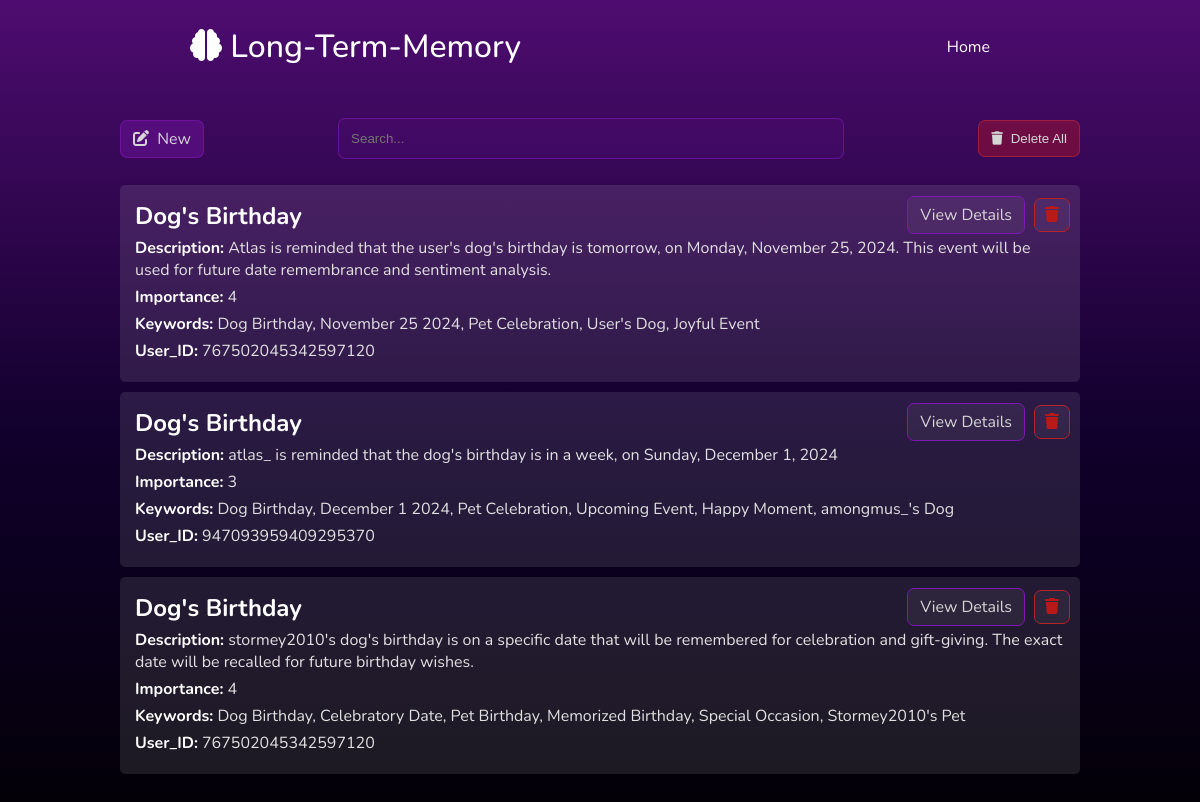
The page / on the database its author committed.
### tables this page shows
CREATE TABLE items (
            id INTEGER PRIMARY KEY AUTOINCREMENT,
            name TEXT,
            description TEXT,
            importance INTEGER,
            keywords TEXT, 
            userid TEXT
        );

### memory/db.py (the view)
@app.route('/')
def index():
    items = view_all_items()
    return render_template('index.html', items=items)

### memory/db.py (called while the page is built)
def get_db_connection():
    return sqlite3.connect('memory/long-term.db')

def view_all_items():
    with get_db_connection() as conn:
        db = conn.cursor()
        db.execute('SELECT * FROM items')
        return db.fetchall()

### memory/templates/index.html (shortened to what this page needs)
<!DOCTYPE html>
<html lang="en">
<head>
    <link rel="stylesheet" href="https://cdnjs.cloudflare.com/ajax/libs/font-awesome/6.0.0-beta3/css/all.min.css">
</head>
<body>
    <nav class="nav">
        <a href="#" class="brand">
            <i class="fa-solid fa-brain"></i> Long-Term-Memory
        </a>
        <div class="links">
            <a href="{{ url_for('index') }}">Home</a>
        </div>
    </nav>
    <div class="container">
        <div class="actions">
            <a class="main-button" href="#"><i style="margin-right:4px;" class="fa-solid fa-pen-to-square"></i> New</a>
            <input type="text" onkeyup="search()" id="search-bar" class="search-bar" placeholder="Search...">
            <button class="main-delete-button" onclick="openMassDeleteModal()"><i style="margin-right:4px;" class="fa-solid fa-trash"></i> Delete All</button>
        </div>
        <ul id="item-list-search" class="item-list">
            {% for item in items %}
            <li class="li-list-search">
                <h2>{{ item[1] }}</h2>
                <p style="color: rgb(226, 225, 225);"><strong style="color: white;">Description:</strong> {{ item[2] }}</p>
                <p style="color: rgb(226, 225, 225);"><strong style="color: white;">Importance:</strong> {{ item[3] }}</p>
                <p style="color: rgb(226, 225, 225);"><strong style="color: white;">Keywords:</strong> {{ item[4] }}</p>
                <p style="color: rgb(226, 225, 225);"><strong style="color: white;">User_ID:</strong> {{ item[5] }}</p>
                <a class="details-container" href="{{ url_for('item_details', item_id=item[0]) }}">View Details</a>
                <button class="trash-container" data-id="{{ item[0] }}" onclick="openDeleteModal(this)">
                    <i class="fas fa-trash"></i>
                </button>
            </li>
            {% endfor %}
        </ul>
    </div>
</body>
</html>

### memory/templates/index.html (style rules this page uses)
body { font-family: "Nunito", sans-serif; background: linear-gradient(180deg, #4E0C70, #10002b 50%, black 100%) no-repeat; margin: 0; padding: 0; color: white; height: 100vh; overflow: hidden; }
.container { width: 80%; margin: 0 auto; padding: 20px; }
.nav { display: flex; justify-content: space-between; align-items: center; background: rgba(0, 0, 0, 0); padding: 10px 10px; border-radius: 10px; margin-left: 15%; margin-right: 15%; margin-top: 15px; position: sticky; }
.nav .brand { font-size: 2em; font-weight: 500; color: white; text-decoration: none; }
.nav .links a { color: #fff; padding: 10px 20px; text-decoration: none; border-radius: 5px; transition: border 0.2s, background-color 0.2s, color 0.2s; }
.item-list { list-style-type: none; padding: 0; position: relative; overflow:auto; height: 70vh; }
.item-list li { background: rgba(255, 255, 255, 0.103); color: rgb(255, 255, 255); margin: 10px 0; padding: 15px; border-radius: 5px; box-shadow: 0 0 5px rgba(19, 19, 19, 0.1); position: relative; }
.item-list h2 { margin: 0; font-size: 1.5em; }
.item-list p { margin: 5px 0; }
.actions { margin-top: 20px; display: flex; justify-content: space-between; align-items: center; }
.main-delete-button { display: inline-block; padding: 10px 12px; text-decoration: none; border: 1px solid #d3323279; border-radius: 7px; background-color: #d8171752; color: rgb(214, 214, 214); transition: border 0.1s, background-color 0.1s, color 0.1s; }
button { cursor: pointer; }
.trash-container { font-size: 16px; padding: 7px 10px; position: absolute; top: 30px; right: 10px; transform: translateY(-50%); border: 1px solid #b82424; border-radius: 7px; background-color: #ffffff0c; color: rgb(184, 25, 25); transition: border 0.1s, background-color 0.1s, color 0.1s; }
.details-container { position: absolute; top: 30px; text-decoration: none; right: 55px; transform: translateY(-50%); padding: 7px 12px; border: 1px solid #8017b4; border-radius: 7px; background-color: #ffffff0c; color: rgb(214, 214, 214); transition: border 0.1s, background-color 0.1s, color 0.1s; }
.main-button { padding: 7px 12px; border: 1px solid #7a16acb2; border-radius: 7px; background-color: #8017b45d; color: rgb(214, 214, 214); text-decoration: none; transition: border 0.1s, background-color 0.1s, color 0.1s; }
.search-bar { padding: 5px; width: 50%; padding: 1px 12px; height: 37px; border: 1px solid #7a16acb2; border-radius: 7px; background-color: #8017b41c; color: rgb(214, 214, 214); }

### rows shown on the page
items: name "Dog's Birthday", description "Atlas is reminded that the user's dog's birthday is tomorrow, on Monday, November 25, 2024. This event will be used for future date remembrance and sentiment analysis.", importance "4", keywords "Dog Birthday, November 25 2024, Pet Celebration, User's Dog, Joyful Event", userid "767502045342597120"
items: name "Dog's Birthday", description "atlas_ is reminded that the dog's birthday is in a week, on Sunday, December 1, 2024", importance "3", keywords "Dog Birthday, December 1 2024, Pet Celebration, Upcoming Event, Happy Moment, amongmus_'s Dog", userid "947093959409295370"
items: name "Dog's Birthday", description "stormey2010's dog's birthday is on a specific date that will be remembered for celebration and gift-giving. The exact date will be recalled for future birthday wishes.", importance "4", keywords "Dog Birthday, Celebratory Date, Pet Birthday, Memorized Birthday, Special Occasion, Stormey2010's Pet", userid "767502045342597120"
